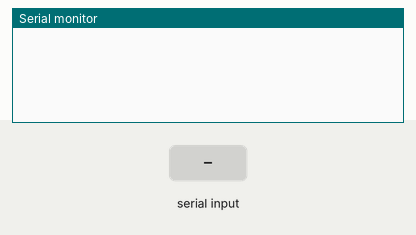
Recording of a sketch running on a simulated Arduino Uno, built with avr-gcc and run on an emulated ATmega328P. On the bench: the last lines printed to the serial monitor. Inputs (shaded band) come from the test bench.

Above: at 1.2 s.
1.3 s: "90,45\n" received over Serial
At 2.5 s:
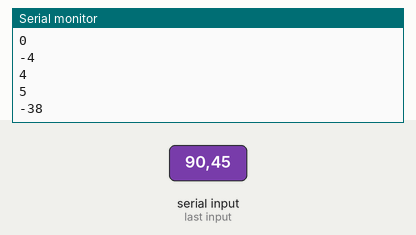
2.8 s: "30,150\n" received over Serial
At 3.9 s:
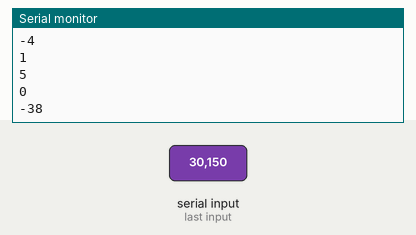
Timing chart, 0 to 5.8 s (numbered marks = the images above; inputs shaded):
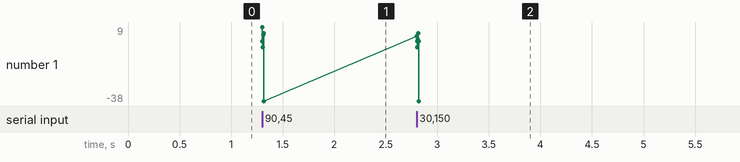

The sketch:

actuator.ino
```cpp
void setup() {
  // Begin Serial comms and clear buffer
  Serial.begin(9600);
  Serial.flush();
}

void loop() {
  const int ledPin = 3;

  // Check if there is incoming data, only do something if there is
  if (Serial.available() > 0)
  {
    // Read comm data and convert to integer
    int val = char(Serial.read())-'0';

    // Debug logging
    Serial.println(val);

    // Example use
    if (val == 1) {
      digitalWrite(ledPin, HIGH);
    }
    else {
      digitalWrite(ledPin, LOW);
    }
  }
}
```

Measured:
- after the input at 1.3 s, the serial monitor: prints a new line at once (image 1)
- after the input at 2.8 s, the serial monitor: prints a new line at once (image 2)
